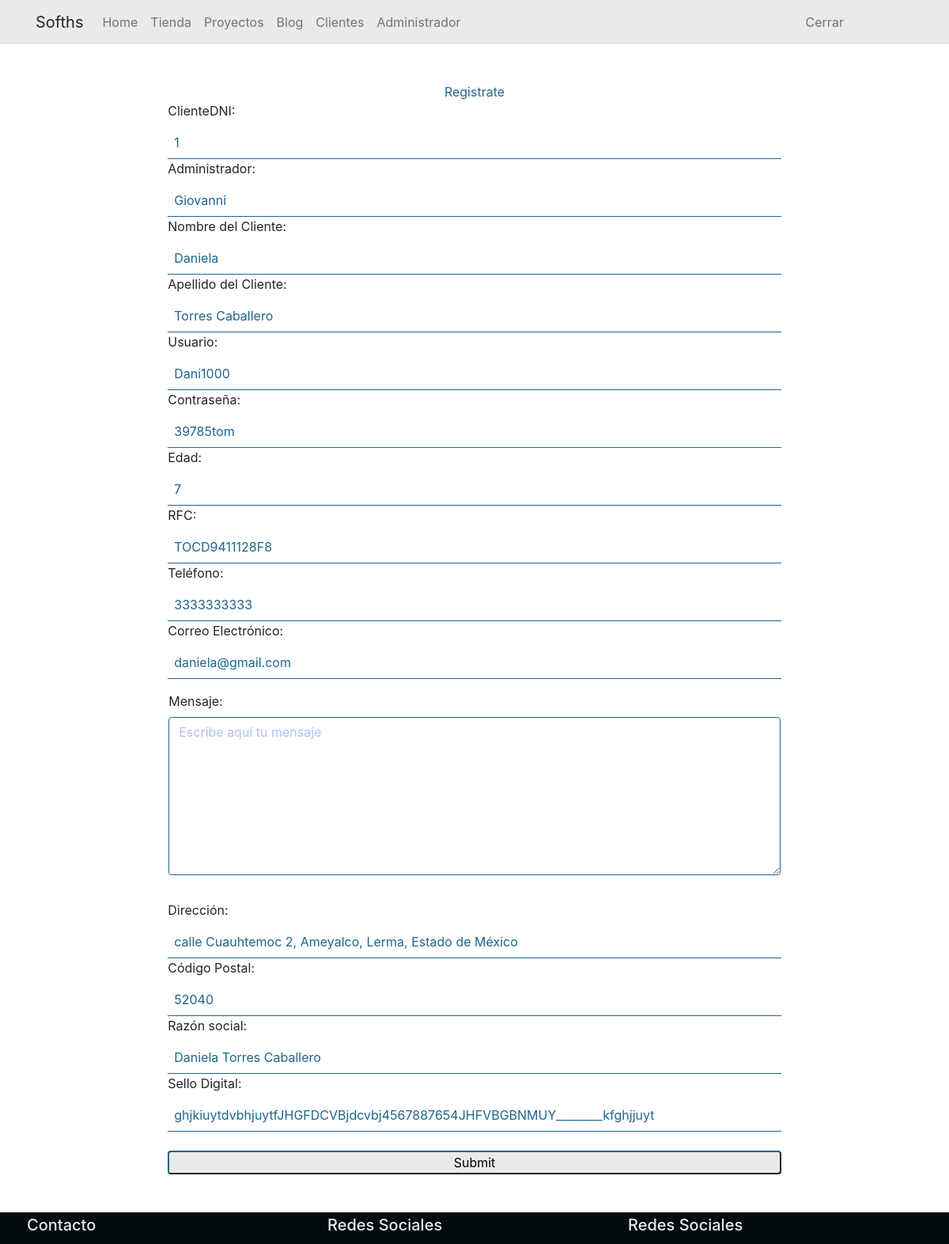
Before: /cliente/update_cliente/1 with the older database file.
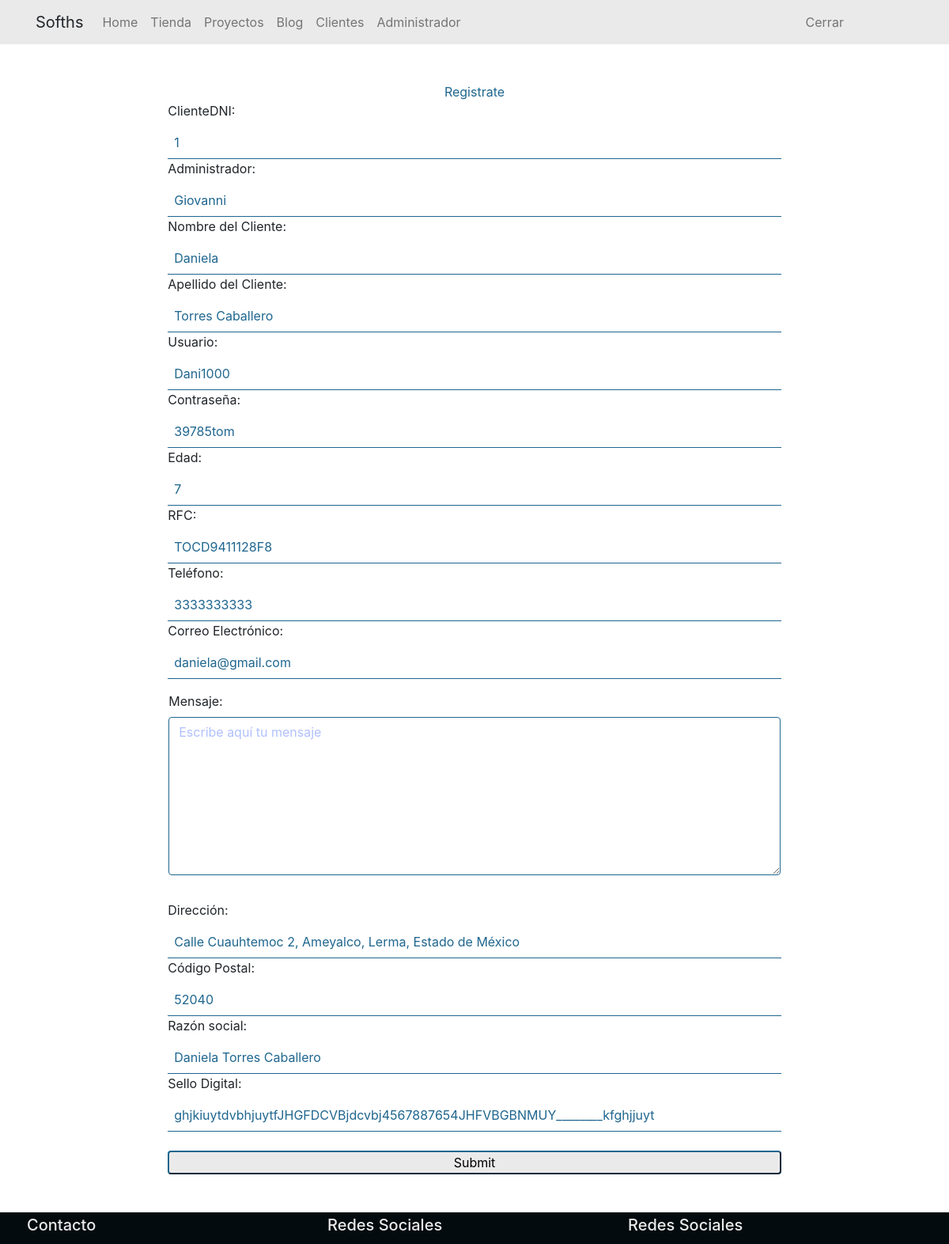
After: the same page with the newer database file.
### tables this page shows
CREATE TABLE cliente (
    clienteDNI INT NOT NULL AUTO_INCREMENT ,
    adminDNI INT ,
    cl_nombre VARCHAR (40) NOT NULL ,
    cl_apellidos VARCHAR (80) NOT NULL ,
    cl_usuario VARCHAR (30) NOT NULL ,
    cl_password VARCHAR (30) NOT NULL ,
    cl_edad INT ,
    cl_rfc VARCHAR (20) ,
    cl_telefono VARCHAR (10) NOT NULL ,
    cl_mail VARCHAR (50) NOT NULL ,   
    cl_mensaje TEXT (350) NOT NULL , 
    cl_direccion VARCHAR (100) ,
    cl_cp INT ,
    razon_social VARCHAR (110) ,
    sello_digital TEXT (150) ,
    PRIMARY KEY (clienteDNI) ,
    FOREIGN KEY (adminDNI) REFERENCES administrador (adminDNI) ON UPDATE CASCADE ON DELETE CASCADE
);

CREATE TABLE administrador (
    adminDNI INT NOT NULL AUTO_INCREMENT ,
    ad_nombre VARCHAR (40) NOT NULL ,
    ad_apellidos VARCHAR (80) NOT NULL ,
    ad_edad INT NOT NULL ,
    ad_rfc VARCHAR (20) NOT NULL ,
    ad_telefono VARCHAR (10) NOT NULL ,
    ad_mail VARCHAR (50) NOT NULL ,    
    ad_direccion VARCHAR (100) NOT NULL ,
    ad_cp INT NOT NULL ,
    PRIMARY KEY (adminDNI)
);

### controllers/ViewsController.php (called while the page is built, shortened)
<?php
class ViewsController {
    private static $views_path = "./views/" ;
    public function view ($route) {
        require_once (self::$views_path."url.php") ;
        require_once (self::$views_path."header.php") ;
        require_once (self::$views_path.$route.".php") ;
        require_once (self::$views_path."footer.php") ;
    }
}

### index.php (called while the page is built, shortened)
<?php
require_once ("./controllers/Autoload.php") ;
$route = isset ($_GET["r"]) ? $_GET["r"] : "home" ;
$router = new Router ($route) ;

### controllers/Autoload.php (called while the page is built, shortened)
<?php
class Autoload {
    public function __construct () {
        spl_autoload_register (function ($class_name) {
            $controllers_path = "./controllers/".$class_name.".php" ;
            $models_path = "./models/".$class_name.".php" ;
        }) ;
    }
}

### getters/get-cliente.php (called while the page is built, shortened)
<?php
$clientecontroller = new ClienteController () ;
$c = "" ;
$objectCliente = $clientecontroller->getCliente ($cliente = $c) ;

### controllers/ClienteController.php (called while the page is built, shortened)
<?php
class ClienteController {
    private $clientemodel ;
	public function __construct () {
		$this->clientemodel = new ClienteModel () ;
	}
	public function getCliente ($cliente = "") {
		return $this->clientemodel->get ($cliente = "") ;
	}
}

### models/connection.php (called while the page is built, shortened)
<?php
abstract class Connection {
    private static $database_host = "localhost" ;
    private static $database_user = "root" ;
    private static $database_pass = "" ;
    private static $database_name = "sofths" ;
    private static $database_char = "utf8" ;
    private $connected ;
    protected $query ;
    protected $rows = array () ;
    private function open_database () {
        $this->connected = new mysqli (
            self::$database_host ,
            self::$database_user ,
            self::$database_pass ,
            self::$database_name ,
        ) ;
        $this->connected->set_charset (
            self::$database_char
        ) ;
    }
    protected function get_query () {
        $result = $this->connected->query ($this->query) ;
        while ($this->rows [] = $result->fetch_assoc ()) ;
        return array_pop ($this->rows) ;
    }
}

### models/ClienteModel.php (called while the page is built, shortened)
<?php
class ClienteModel extends Connection {
	public function get ($cliente = "") {
		$this->query = ($cliente != "") ? "SELECT * FROM cliente AS cl
							 			   INNER JOIN administrador AS ad
										   ON cl.adminDNI = ad.adminDNI
										   WHERE clienteDNI = '$cliente'"
						  				: "SELECT * FROM cliente AS cl
							   			   INNER JOIN administrador AS ad
										   ON cl.adminDNI = ad.adminDNI" ;
		$this->get_query () ;
		foreach ($this->rows as $key => $value) {
			$data[$key] = $value ;
		}
		return $data ;
	}
}

### views/url.php (called while the page is built)
<?php
$url = isset ($_GET['r']) ? $_GET['r'] : "" ;
$divide = explode ("/", $url) ;
?>

### views/update_cliente.php (the view, shortened to what this page needs)
<?php require_once ("./getters/get-cliente.php") ;
if (!empty ($divide [2])) {$url_dos = $divide [2] ;}
?>
<div class="bg-white .pl-12p-1">
    <div class="container p-5">
        <div class="row justify-content-center borde">
            <div class="col-md-9 p-0 borde">
                <div class="col-md-12 text-4 text-center borde">Registrate</div>
                <form action="" method="post"  id="set_cliente">
                <div class="col-md-12 borde">
                    <label for="adminDNI">ClienteDNI:</label>
                    <input class="col-md-12 border border-bottom-4 p-2 text-4 clienteDNI" name="clienteDNI" type="text" readonly="readonly" placeholder="Administrador" <?php print "value='".$objectCliente[$url_dos-1]['clienteDNI']."'" ?> >
                </div>
                <div class="col-md-12 borde">
                    <label for="adminDNI">Administrador:</label>
                    <input class="col-md-12 border border-bottom-4 p-2 text-4 adminDNI" name="adminDNI" type="text" placeholder="Administrador" <?php print "value='".$objectCliente[$url_dos-1]['ad_nombre']."'" ?> >
                </div>
                <div class="col-md-12 borde">
                    <label for="cl_nombre">Nombre del Cliente:</label>
                    <input class="col-md-12 border border-bottom-4 p-2 text-4 cl_nombre" name="cl_nombre" type="text" placeholder="Nombre" <?php print "value='".$objectCliente[$url_dos-1]['cl_nombre']."'" ?> >
                </div>
                <div class="col-md-12 borde">
                <label for="cl_nombre">Apellido del Cliente:</label>
                    <input class="col-md-12 border border-bottom-4 p-2 text-4 cl_apellidos" name="cl_apellidos" type="text" placeholder="Apellidos" <?php print "value='".$objectCliente[$url_dos-1]['cl_apellidos']."'" ?> >
                </div>
                <div class="col-md-12 borde">
                <label for="cl_nombre">Usuario:</label>
                    <input class="col-md-12 border border-bottom-4 p-2 text-4 cl_usuario" name="cl_usuario" type="text" placeholder="Usuario" <?php print "value='".$objectCliente[$url_dos-1]['cl_usuario']."'" ?> >
                </div>
                <div class="col-md-12 borde">
                <label for="cl_nombre">Contraseña:</label>
                    <input class="col-md-12 border border-bottom-4 p-2 text-4 cl_password" name="cl_password" type="text" placeholder="Contraseña" <?php print "value='".$objectCliente[$url_dos-1]['cl_password']."'" ?> >
                </div>
                <div class="col-md-12 borde">
                <label for="cl_nombre">Edad:</label>
                    <input class="col-md-12 border border-bottom-4 p-2 text-4 cl_edad" name="cl_edad" type="text" placeholder="Edad" <?php print "value='".$objectCliente[$url_dos-1]['cl_edad']."'" ?> >
                </div>
                <div class="col-md-12 borde">
                <label for="cl_nombre">RFC:</label>
                    <input class="col-md-12 border border-bottom-4 p-2 text-4 cl_rfc" name="cl_rfc" type="text" placeholder="RFC" <?php print "value='".$objectCliente[$url_dos-1]['cl_rfc']."'" ?> >
                </div>
                <div class="col-md-12 borde">
                <label for="cl_nombre">Teléfono:</label>
                    <input class="col-md-12 border border-bottom-4 p-2 text-4 cl_telefono" name="cl_telefono" type="text" placeholder="Teléfono" <?php print "value='".$objectCliente[$url_dos-1]['cl_telefono']."'" ?> >
                </div>
                <div class="col-md-12 borde">
                <label for="cl_nombre">Correo Electrónico:</label>
                    <input class="col-md-12 border border-bottom-4 p-2 text-4 cl_mail" name="cl_mail" type="text" placeholder="Correo Electrónico" <?php print "value='".$objectCliente[$url_dos-1]['cl_mail']."'" ?> >
                </div>
                <div class="col-md-12 borde p-3">
                <label for="cl_nombre">Mensaje:</label>
                    <div class="form-group">
                        <textarea class="formulario-control border-bottom-4 textborder4 text-4 border-msj cl_mensaje" name="cl_mensaje" id="exampleFormControlTextarea1" rows="3" placeholder="Escribe aquí tu mensaje"><?php print $objectCliente[$url_dos-1]['cl_mensaje'] ; ?></textarea>
                    </div>
                </div>
                <div class="col-md-12 borde">
                <label for="cl_nombre">Dirección:</label>
                    <input class="col-md-12 border border-bottom-4 p-2 text-4 cl_direccion" name="cl_direccion" type="text" placeholder="Dirección" <?php print "value='".$objectCliente[$url_dos-1]['cl_direccion']."'" ?> >
                </div>
                <div class="col-md-12 borde">
                <label for="cl_nombre">Código Postal:</label>
                    <input class="col-md-12 border border-bottom-4 p-2 text-4 cl_cp" name="cl_cp" type="text" placeholder="Código postal" <?php print "value='".$objectCliente[$url_dos-1]['cl_cp']."'" ?> >
                </div>
                <div class="col-md-12 borde">
                <label for="cl_nombre">Razón social:</label>
                    <input class="col-md-12 border border-bottom-4 p-2 text-4 razon_social" name="razon_social" type="text" placeholder="Razón social" <?php print "value='".$objectCliente[$url_dos-1]['razon_social']."'" ?> >
                </div>
                <div class="col-md-12 borde">
                <label for="cl_nombre">Sello Digital:</label>
                    <input class="col-md-12 border border-bottom-4 p-2 text-4 sello_digital" name="sello_digital" type="text" placeholder="Sello digital" <?php print "value='".$objectCliente[$url_dos-1]['sello_digital']."'" ?> >
                </div>
                <div class="col-md-12 borde"><br>
                <input class="col-md-12 bg-1 border-4 rounded" type="submit" placeholder="Usuario">
                </div>
                </form>
            </div>
        </div>
    </div>
</div>

### controllers/Router.php (shortened to what this page needs)
<?php
class Router {
    public function __construct ($route) {
        $viewscontroller = new ViewsController () ;
        $divide = explode ("/", $route) ;
        if (isset ($divide [1])) {
            if ($divide [1] == "detail") {
                $viewscontroller -> view ("detail") ;
            } elseif ($divide [1] == "update_cliente") {
                $viewscontroller -> view ("update_cliente") ;
            } else {
                $viewscontroller -> view ("error404") ;
            }
        }
    }
}

### views/header.php (shortened to what this page needs)
<!DOCTYPE html>
<html lang="en">
<head>
    <link rel="stylesheet" type="text/css" href="http://localhost/public/bootstrap-4.3.1-dist/css/bootstrap.min.css">
    <link rel="stylesheet" href="http://localhost/public/css/style.css">
</head>
<body>
    <nav class="navbar principal navbar-expand-lg navbar-light bg-1">
		<div class="container justify_content_center">
			<a class="navbar-brand">Sofths</a>
			<div class="collapse navbar-collapse" id="navbarSupportedContent">
				<ul class="navbar-nav mr-auto">
					<li class="nav-item"><a href="/" class="nav-link">Home</a></li>
					<li class="nav-item"><a href="http://localhost/tienda" class="nav-link">Tienda</a></li>
					<li class="nav-item"><a href="http://localhost/blog" class="nav-link">Proyectos</a></li>
					<li class="nav-item"><a href="http://localhost/blog" class="nav-link">Blog</a></li>
					<li class="nav-item"><a href="http://localhost/cliente" class="nav-link">Clientes</a></li>
					<li class="nav-item"><a href="http://localhost/administrador" class="nav-link">Administrador</a></li>
					<li class="nav-item"><div class="col-md-12 borde"></div></li>
					<li class="nav-item"><div class="col-md-12 borde"></div></li>
					<li class="nav-item"><div class="col-md-12 borde"></div></li>
					<li class="nav-item"><div class="col-md-12 borde"></div></li>
					<li class="nav-item"><div class="col-md-12 borde"></div></li>
					<li class="nav-item"><div class="col-md-12 borde"></div></li>
					<li class="nav-item"><div class="col-md-12 borde"></div></li>
					<li class="nav-item"><div class="col-md-12 borde"></div></li>
					<li class="nav-item"><div class="col-md-12 borde"></div></li>
					<li class="nav-item"><div class="col-md-12 borde"></div></li>
					<li class="nav-item"><div class="col-md-12 borde"></div></li>
					<li class="nav-item"><div class="col-md-12 borde"></div></li>
					<li class="nav-item"><div class="col-md-12 borde"></div></li>
					<li class="nav-item"><div class="col-md-12 borde"></div></li>
					<li class="nav-item"><a href="http://localhost/blog" class="nav-link">Cerrar</a></li>
				</ul>
			</div>
		</div>
	</nav>

### views/footer.php (shortened to what this page needs)
<div class="bg-dark">
    <div class="container">
        <div class="row">
            <div class="col-md-4 text-1 p-1">
                <h5>Contacto</h5>
            </div>
            <div class="col-md-4 text-1 p-1">
                <h5>Redes Sociales</h5>
            </div>
            <div class="col-md-4 text-1 p-1">
                <h5>Redes Sociales</h5>
            </div>
        </div>
    </div>
</div>
</body>
</html>

### public/css/style.css (style rules this page uses)
.border-4 { border-color: #1F668F!important ; }
.border-bottom-4 { border-top: #EAEAEA !important; border-left: #EAEAEA !important; border-right: #EAEAEA !important; border-color: #1F668F!important; }
.bg-1 { background-color: #EAEAEA!important ; }
.bg-dark { background-color: #030B0F!important ; }
.text-1 { color: #EAEAEA!important ; }
.text-4 { color: #1F668F!important ; }
.formulario-control { display: block; width: 100%; height: 200px; padding: .375rem .75rem; font-size: 1rem; font-weight: 400; line-height: 1.5; background-color: #fff; background-clip: padding-box; border-radius: .25rem; transition: border-color .15s ease-in-out,box-shadow .15s ease-in-out; }
.formulario-control.textborder4 { border: 1px solid #1F668F!important; color: #1F668F!important ; }

Changed rows visible on the page:
changed cliente "Daniela": cl_direccion "calle Cuauhtemoc 2, Ameyalco, Lerma, Estado de México" → "Calle Cuauhtemoc 2, Ameyalco, Lerma, Estado de México"
